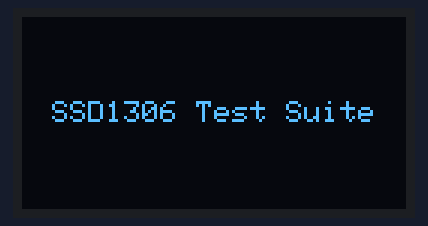
This sketch was run on a simulated ESP32-S3. On the bench: 128×64 one-colour display. What the sketch prints to the serial monitor is not drawn.

Above: at 1.1 s.
At 4.2 s:
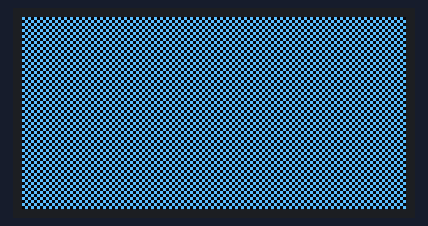
At 7.2 s:
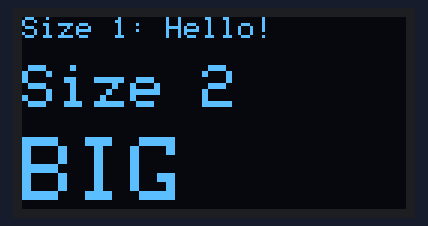
At 16.3 s:
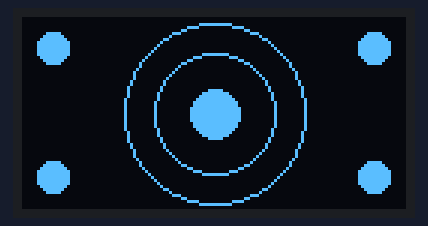
At 22.3 s:
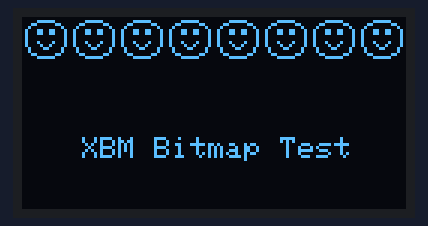
At 34.9 s:
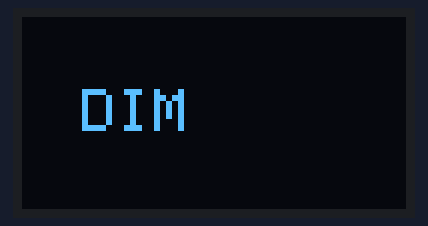

The sketch:

ssd1306_display_test.ino
```cpp
/*
 * SSD1306 OLED Display Test — exercises all simulator functionality
 *
 * Uses Adafruit_SSD1306 library (which uses Adafruit_GFX).
 * Tests every addressing mode, command, and rendering path
 * that the ssd1306_sim.py simulator supports.
 *
 * Hardware/Simulator wiring:
 *   I2C0 SDA = GPIO 8, SCL = GPIO 9  (ESP32-S3 defaults)
 *   SSD1306 address = 0x3C
 *
 * Required libraries:
 *   - Adafruit SSD1306  (>= 2.5.0)
 *   - Adafruit GFX Library (>= 1.11.0)
 */

#include <Arduino.h>
#include <Wire.h>
#include <Adafruit_GFX.h>
#include <Adafruit_SSD1306.h>

/* Bypass ESP-IDF coredump flash check for QEMU compatibility.
 * See ssd1331_sht21_test.ino for detailed explanation. */
extern "C" void __wrap_esp_core_dump_init(void) { /* no-op */ }

// --- Configuration ---
#define SCREEN_WIDTH  128
#define SCREEN_HEIGHT 64
#define OLED_ADDR     0x3C
#define SDA_PIN       8
#define SCL_PIN       9

// OLED reset pin: -1 = share Arduino reset pin
#define OLED_RESET    -1

Adafruit_SSD1306 display(SCREEN_WIDTH, SCREEN_HEIGHT, &Wire, OLED_RESET);

// Test state
static int testPhase = 0;
static unsigned long phaseStartMs = 0;
static const unsigned long PHASE_DURATION_MS = 3000;

// Forward declarations
void testInit();
void testClearScreen();
void testPixelPattern();
void testTextRendering();
void testLines();
void testRectangles();
void testCircles();
void testTriangles();
void testBitmapXBM();
void testScrolling();
void testInvertDisplay();
void testContrast();
void testDimDisplay();
void testFullScreenFill();
void testMixedContent();
void printTestHeader(const char* name);

// --- Simple XBM bitmap (16x16 smiley) ---
static const uint8_t smiley_bmp[] PROGMEM = {
  0x00, 0x00,  // ................
  0xE0, 0x07,  // .....OOOOO......
  0x18, 0x18,  // ...OO.....OO....
  0x04, 0x20,  // ..O.........O...
  0x62, 0x46,  // .O..OO...OO..O..
  0x62, 0x46,  // .O..OO...OO..O..
  0x02, 0x40,  // .O...........O..
  0x02, 0x40,  // .O...........O..
  0x22, 0x44,  // .O...O...O...O..
  0x42, 0x42,  // .O....O.O....O..
  0x84, 0x21,  // ..O....O....O...
  0x04, 0x20,  // ..O.........O...
  0x18, 0x18,  // ...OO.....OO....
  0xE0, 0x07,  // .....OOOOO......
  0x00, 0x00,  // ................
  0x00, 0x00,  // ................
};

void setup() {
  Serial.begin(115200);
  delay(500);
  Serial.println("[TEST][SSD1306] === SSD1306 Display Test Suite ===");
  Serial.println("[TEST][SSD1306] Initializing I2C...");

  Wire.begin(SDA_PIN, SCL_PIN);
  Wire.setClock(400000);  // 400kHz Fast-mode I2C

  Serial.println("[TEST][SSD1306] Initializing display...");

  // Adafruit_SSD1306::begin() sends the full init sequence:
  //  - Display OFF (0xAE)
  //  - Set MUX Ratio (0xA8, 0x3F)
  //  - Set Display Offset (0xD3, 0x00)
  //  - Set Display Start Line (0x40)
  //  - Set Segment Re-map (0xA1)
  //  - Set COM Scan Direction (0xC8)
  //  - Set COM Pins (0xDA, 0x12)
  //  - Set Contrast (0x81, 0xCF)
  //  - Entire Display ON resume (0xA4)
  //  - Set Normal Display (0xA6)
  //  - Set Clock Divide (0xD5, 0x80)
  //  - Set Pre-charge (0xD9, 0xF1)
  //  - Set VCOMH (0xDB, 0x40)
  //  - Charge Pump (0x8D, 0x14)
  //  - Set Memory Addressing Mode to HORIZONTAL (0x20, 0x00) <-- important!
  //  - Display ON (0xAF)
  if (!display.begin(SSD1306_SWITCHCAPVCC, OLED_ADDR)) {
    Serial.println("[TEST][SSD1306] FAIL: display.begin() returned false");
    Serial.println("[TEST][SSD1306] Check I2C address and wiring");
    while (1) { delay(1000); }
  }

  Serial.println("[TEST][SSD1306] PASS: display initialized successfully");
  Serial.printf("[TEST][SSD1306] Display: %dx%d at 0x%02X\n",
                SCREEN_WIDTH, SCREEN_HEIGHT, OLED_ADDR);

  display.clearDisplay();
  display.display();
  delay(500);

  phaseStartMs = millis();
  testPhase = 0;
}

void loop() {
  unsigned long now = millis();

  if ((now - phaseStartMs) >= PHASE_DURATION_MS) {
    testPhase++;
    phaseStartMs = now;
  }

  switch (testPhase) {
    case 0:  testClearScreen();    break;
    case 1:  testPixelPattern();   break;
    case 2:  testTextRendering();  break;
    case 3:  testLines();          break;
    case 4:  testRectangles();     break;
    case 5:  testCircles();        break;
    case 6:  testTriangles();      break;
    case 7:  testBitmapXBM();      break;
    case 8:  testScrolling();      break;
    case 9:  testInvertDisplay();  break;
    case 10: testContrast();       break;
    case 11: testDimDisplay();     break;
    case 12: testFullScreenFill(); break;
    case 13: testMixedContent();   break;
    default:
      // All tests complete — restart cycle
      Serial.println("[TEST][SSD1306] === All tests complete, restarting ===");
      testPhase = 0;
      phaseStartMs = millis();
      break;
  }

  delay(50);
}

// ================================================================
//  Individual Test Functions
// ================================================================

void printTestHeader(const char* name) {
  static int lastPhase = -1;
  if (testPhase != lastPhase) {
    Serial.printf("[TEST][SSD1306] Phase %d: %s\n", testPhase, name);
    lastPhase = testPhase;
  }
}

void testClearScreen() {
  printTestHeader("Clear Screen");
  // Tests: horizontal addressing mode (0x20,0x00), column range (0x21),
  //        page range (0x22), data write of all-zero bytes
  display.clearDisplay();
  display.setTextSize(1);
  display.setTextColor(SSD1306_WHITE);
  display.setCursor(10, 28);
  display.print(F("SSD1306 Test Suite"));
  display.display();
}

void testPixelPattern() {
  printTestHeader("Pixel Pattern");
  // Tests: individual pixel writes, GDDRAM byte packing
  display.clearDisplay();
  // Checkerboard pattern
  for (int y = 0; y < SCREEN_HEIGHT; y++) {
    for (int x = 0; x < SCREEN_WIDTH; x++) {
      if ((x + y) % 2 == 0) {
        display.drawPixel(x, y, SSD1306_WHITE);
      }
    }
  }
  display.display();  // Sends full 128x8 pages = 1024 bytes via horizontal mode
}

void testTextRendering() {
  printTestHeader("Text Rendering");
  // Tests: multi-size text, cursor positioning, GDDRAM overwrites
  display.clearDisplay();

  display.setTextSize(1);
  display.setTextColor(SSD1306_WHITE);
  display.setCursor(0, 0);
  display.println(F("Size 1: Hello!"));

  display.setTextSize(2);
  display.setCursor(0, 16);
  display.println(F("Size 2"));

  display.setTextSize(3);
  display.setCursor(0, 40);
  display.print(F("BIG"));

  display.display();
}

void testLines() {
  printTestHeader("Lines");
  // Tests: Bresenham line drawing across page boundaries
  display.clearDisplay();

  // Diagonal lines from corners
  display.drawLine(0, 0, 127, 63, SSD1306_WHITE);
  display.drawLine(127, 0, 0, 63, SSD1306_WHITE);

  // Horizontal and vertical
  display.drawLine(0, 32, 127, 32, SSD1306_WHITE);
  display.drawLine(64, 0, 64, 63, SSD1306_WHITE);

  display.display();
}

void testRectangles() {
  printTestHeader("Rectangles");
  // Tests: rectangular fills spanning page boundaries
  display.clearDisplay();

  // Concentric rectangles
  for (int i = 0; i < 5; i++) {
    display.drawRect(i * 8, i * 4, SCREEN_WIDTH - i * 16, SCREEN_HEIGHT - i * 8, SSD1306_WHITE);
  }
  // Filled rectangle
  display.fillRect(48, 20, 32, 24, SSD1306_WHITE);

  display.display();
}

void testCircles() {
  printTestHeader("Circles");
  display.clearDisplay();

  display.drawCircle(64, 32, 30, SSD1306_WHITE);
  display.drawCircle(64, 32, 20, SSD1306_WHITE);
  display.fillCircle(64, 32, 8, SSD1306_WHITE);

  // Small circles in corners
  display.fillCircle(10, 10, 5, SSD1306_WHITE);
  display.fillCircle(117, 10, 5, SSD1306_WHITE);
  display.fillCircle(10, 53, 5, SSD1306_WHITE);
  display.fillCircle(117, 53, 5, SSD1306_WHITE);

  display.display();
}

void testTriangles() {
  printTestHeader("Triangles");
  display.clearDisplay();

  display.drawTriangle(64, 2, 10, 60, 118, 60, SSD1306_WHITE);
  display.fillTriangle(64, 15, 40, 50, 88, 50, SSD1306_WHITE);

  display.display();
}

void testBitmapXBM() {
  printTestHeader("Bitmap XBM");
  // Tests: drawXBitmap -> byte-aligned bitmap writes
  display.clearDisplay();

  // Draw smiley at multiple positions
  for (int col = 0; col < 8; col++) {
    display.drawXBitmap(col * 16, 0, smiley_bmp, 16, 16, SSD1306_WHITE);
  }

  display.setTextSize(1);
  display.setTextColor(SSD1306_WHITE);
  display.setCursor(20, 40);
  display.print(F("XBM Bitmap Test"));

  display.display();
}

void testScrolling() {
  printTestHeader("Scrolling");
  // Tests: scroll commands 0x26 (right), 0x27 (left), 0x2F (activate), 0x2E (deactivate)
  display.clearDisplay();
  display.setTextSize(2);
  display.setTextColor(SSD1306_WHITE);
  display.setCursor(10, 24);
  display.print(F("SCROLL"));
  display.display();

  // Right horizontal scroll on pages 0-7
  display.startscrollright(0x00, 0x07);
  delay(1500);
  display.stopscroll();  // 0x2E

  // Left horizontal scroll
  display.startscrollleft(0x00, 0x07);
  delay(1500);
  display.stopscroll();
}

void testInvertDisplay() {
  printTestHeader("Invert Display");
  // Tests: commands A6 (normal) and A7 (inverse)
  display.clearDisplay();
  display.setTextSize(2);
  display.setTextColor(SSD1306_WHITE);
  display.setCursor(5, 24);
  display.print(F("INVERTED"));
  display.display();

  display.invertDisplay(true);   // 0xA7
  delay(1500);
  display.invertDisplay(false);  // 0xA6
}

void testContrast() {
  printTestHeader("Contrast Sweep");
  // Tests: command 0x81 with parameter 0x00..0xFF
  display.clearDisplay();
  display.setTextSize(1);
  display.setTextColor(SSD1306_WHITE);
  display.setCursor(10, 28);
  display.print(F("Contrast Sweep"));
  display.display();

  // Sweep contrast from min to max
  for (int c = 0; c <= 255; c += 17) {
    display.ssd1306_command(0x81);  // Set Contrast
    display.ssd1306_command(c);
    delay(100);
  }
  // Restore default
  display.ssd1306_command(0x81);
  display.ssd1306_command(0xCF);
}

void testDimDisplay() {
  printTestHeader("Dim Display");
  // Tests: 0xA5 (entire display on) and 0xA4 (follow RAM)
  display.clearDisplay();
  display.setTextSize(2);
  display.setTextColor(SSD1306_WHITE);
  display.setCursor(20, 24);
  display.print(F("DIM"));
  display.display();

  display.dim(true);   // Low contrast
  delay(1500);
  display.dim(false);  // Normal contrast
}

void testFullScreenFill() {
  printTestHeader("Full Screen Fill");
  // Tests: writing all 1024 bytes to fill GDDRAM entirely
  display.clearDisplay();
  display.fillRect(0, 0, SCREEN_WIDTH, SCREEN_HEIGHT, SSD1306_WHITE);
  display.display();
  delay(1000);

  // Clear half
  display.fillRect(0, 0, 64, 64, SSD1306_BLACK);
  display.display();
}

void testMixedContent() {
  printTestHeader("Mixed Content");
  // Tests: combination of text + graphics + bitmap in one frame
  display.clearDisplay();

  // Border
  display.drawRect(0, 0, 128, 64, SSD1306_WHITE);

  // Title
  display.setTextSize(1);
  display.setTextColor(SSD1306_WHITE);
  display.setCursor(4, 4);
  display.print(F("ESP32-S3 Simulator"));

  // Horizontal divider
  display.drawLine(0, 14, 127, 14, SSD1306_WHITE);

  // Temperature-like display
  display.setTextSize(2);
  display.setCursor(4, 20);
  display.print(F("25.3"));
  display.setTextSize(1);
  display.setCursor(56, 20);
  display.print(F("C"));

  // Humidity bar
  display.setCursor(4, 42);
  display.print(F("RH:"));
  display.drawRect(30, 42, 90, 10, SSD1306_WHITE);
  display.fillRect(31, 43, 45, 8, SSD1306_WHITE);  // 50% filled

  // Small icon
  display.drawXBitmap(108, 18, smiley_bmp, 16, 16, SSD1306_WHITE);

  display.display();

  Serial.println("[TEST][SSD1306] PASS: Mixed content rendered");
}
```

Measured:
- what the display in image 0 shows lasts 3.0 s, from 1.1 s to 4.1 s
- what the display in image 5 shows lasts 3.1 s, from 34.9 s to 38.0 s
